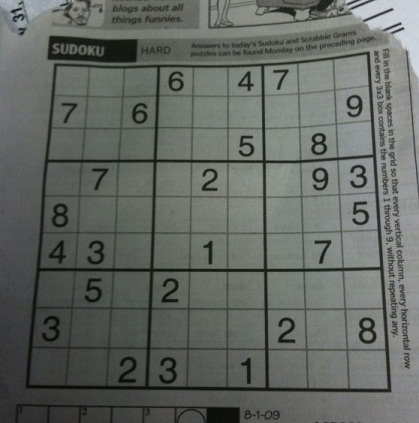
//> input picture sudoku/sudoku.jpg, 419 x 423 px
$ ./main   (built with g++ and OpenCV 4)
//> lines starting //> are read from the running program, lines starting //| are printed output that depends on the picture; after the words box and inside, x2 and y2 are one past the last pixel; in counts of white or black regions, pixels touching at a corner belong together
### sudoku/Util.h

#pragma once

#include "opencv2/opencv.hpp"
#include "opencv2/highgui/highgui.hpp"

cv::Mat processRawImage(cv::Mat imIn);

// press 'c' button to continue
void press(char c);

cv::Point findBoardCenter(cv::Mat imDilate);

void takeOutBoard(cv::Mat& imDilate, cv::Point center);

void drawLine(cv::Vec2f line, cv::Mat &img, cv::Scalar rgb = CV_RGB(0,0,255));

### sudoku/Util.cpp
#include "Util.h"


using namespace cv;

Mat processRawImage(Mat imIn)
{
	Mat out;

	// imshow("Gray image", imIn);

	Mat imBlur, outerBox;
   	GaussianBlur(imIn, imBlur, Size(11,11), 0);
   	// imshow("Blurred image", imBlur);

   	adaptiveThreshold(imBlur, outerBox, 255, ADAPTIVE_THRESH_MEAN_C, THRESH_BINARY_INV, 5, 2);
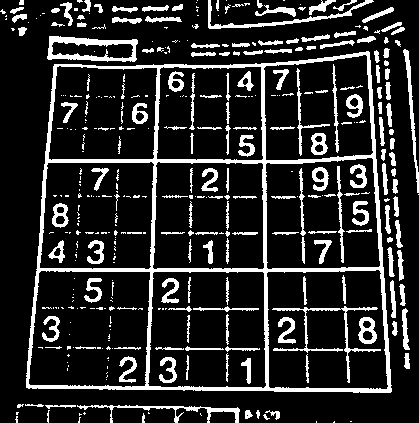
//> outerBox: 423 rows x 419 cols, CV_8UC1; 16.5% white; 389 white regions (212 under 20 px), largest, box (x1, y1, x2, y2) and area: (26, 51, 392, 393) 10109, (47, 36, 138, 62) 1011, (272, 306, 381, 383) 771
   	// imshow("Binary image", outerBox);


   	// Mat imDilate;
   	Mat kernel = (Mat_<uchar>(3,3) << 0,1,0,1,1,1,0,1,0);
    dilate(outerBox, out, kernel);
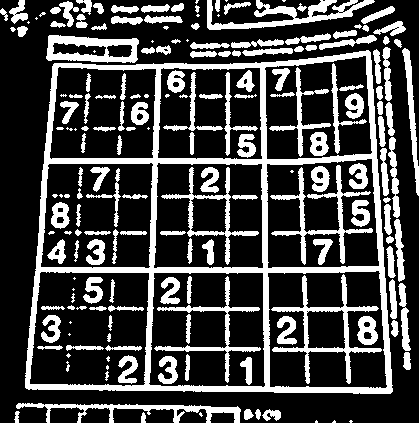
//> out: 423 rows x 419 cols, CV_8UC1; 27.2% white; 186 white regions (34 under 20 px), largest, box (x1, y1, x2, y2) and area: (25, 50, 393, 394) 15245, (271, 274, 382, 384) 1798, (207, 0, 375, 30) 1717

    return out;
}

Point findBoardCenter(Mat imDilate)
{
    Point center;

    int max=-1;


    for(int y = 0; y < imDilate.size().height; y++)
    {
        uchar *row = imDilate.ptr(y);
        for(int x = 0; x < imDilate.size().width; x++)
        {
            if(row[x]>=128)
            {

                 int area = floodFill(imDilate, Point(x,y), CV_RGB(0,0,64));

                 if(area > max)
                 {
                    center = Point(x,y);
                    max = area;
                 }
            }
        }

    }
//> this loop made 423 passes
//> (center, max) on passes 1 to 3: (Point(207, 0), 1602), (Point(207, 0), 1602), (Point(207, 0), 1602)
//> after the loop, max = 15245

    return center;
}

void takeOutBoard(Mat& imDilate, Point center)
{
	for(int y = 0; y < imDilate.size().height; y++)
    {
        uchar *row = imDilate.ptr(y);
        for(int x = 0; x < imDilate.size().width; x++)
        {
            if(row[x]==64 && x!=center.x && y!=center.y)
            {
                floodFill(imDilate, Point(x,y), CV_RGB(0,0,0));
            }
        }
    }
}

void drawLine(Vec2f line, Mat &img, Scalar rgb)
{
    if(line[1]!=0)
    {
        float m = -1/tan(line[1]);

        float c = line[0]/sin(line[1]);

        cv::line(img, Point(0, c), Point(img.size().width, m*img.size().width+c), rgb);
    }
    else
    {
        cv::line(img, Point(line[0], 0), Point(line[0], img.size().height), rgb);
    }

}


void press(char c)
{
   	while(waitKey(1) != c);
}

### sudoku/main.cpp
#include "Util.h"

#include "opencv2/opencv.hpp"
#include "opencv2/highgui/highgui.hpp"

// Following Tutorial:
// http://aishack.in/tutorials/sudoku-grabber-opencv-detection/

using namespace cv;

int main(int argc, char **argv)
{
	string imgFilename = "sudoku.jpg";
	Mat imG = imread(imgFilename, 0);

	Mat imDilate = processRawImage(imG);

    Point center = findBoardCenter(imDilate);
//> center = Point(366, 50)

    floodFill(imDilate, center, CV_RGB(255,255,255));
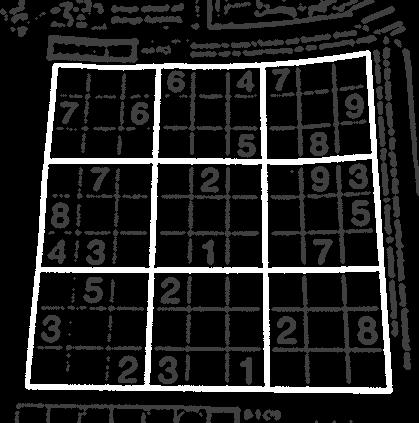
//> imDilate: 423 rows x 419 cols, CV_8UC1; min 0, max 255, mean 33.8

   	imshow("Hightlighted Boarders", imDilate); press('q');
//> the 'q' key is pressed

   	Mat outerBox = imDilate;
	takeOutBoard(outerBox, center);
//> after the loop in takeOutBoard, `for(int y = 0; y < imDilate.size().height; y++)`:
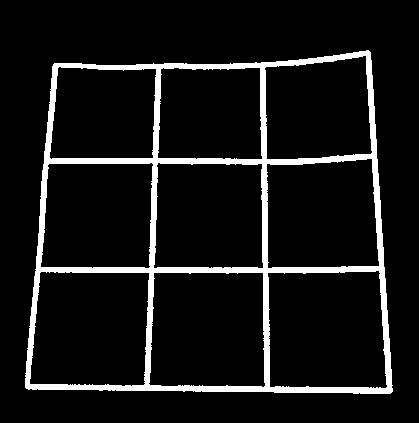
//> imDilate: 423 rows x 419 cols, CV_8UC1; 8.6% white; 1 white region, box (x1, y1, x2, y2) and area: (25, 50, 393, 394) 15245

   	imshow("Only Boarders", outerBox); press('q');
//> the Esc key is pressed
//> the Enter key is pressed

	vector<Vec2f> lines;
    HoughLines(outerBox, lines, 1, CV_PI/180, 200);
//> lines = 36 lines (rho, theta), first 12: [384, 1.59], [388, 1.57], [269, 1.57], [-362, 3.07], [-366, 3.09], [164, 1.55], [273, 1.55], [-262, 3.12], [159, 1.57], [265, 0], [159, 0.03], [61, 0.09]

	for(int i=0;i<lines.size();i++)
    {
        drawLine(lines[i], outerBox, CV_RGB(0,0,128));
    }
//> this loop made 36 passes
//> (m in drawLine, c in drawLine) on passes 1, 2, 3, 4, 5, 6, 7, 8, 9, 11, 12, 13: (0.0175, 384.1), (4.37e-08, 388), (4.37e-08, 269), (14.3, -5189.5), (19.08, -6993.3), (-0.0175, 164), (-0.0175, 273), (57.29, -15012.2), (4.37e-08, 159), (-28.64, 4555.9), (-11.43, 699.9), (-11.43, 676.9)
//> pass 1, `drawLine(lines[i], outerBox, CV_RGB(0,0,128));`:
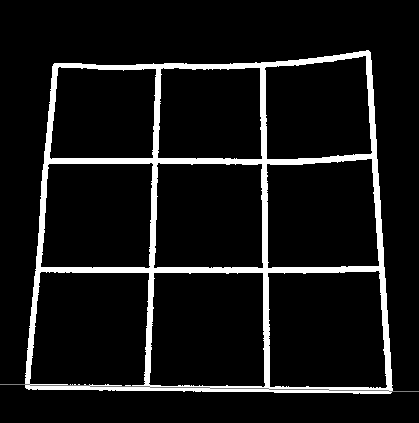
//> outerBox: 423 rows x 419 cols, CV_8UC1; 0.24% of pixels changed, all inside (x1, y1, x2, y2) = (0, 384, 419, 392)
//> pass 3, `drawLine(lines[i], outerBox, CV_RGB(0,0,128));`:
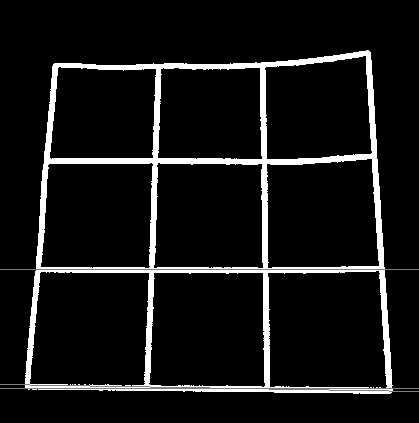
//> outerBox: 423 rows x 419 cols, CV_8UC1; min 0, max 255, mean 21.3
//> after the loop:
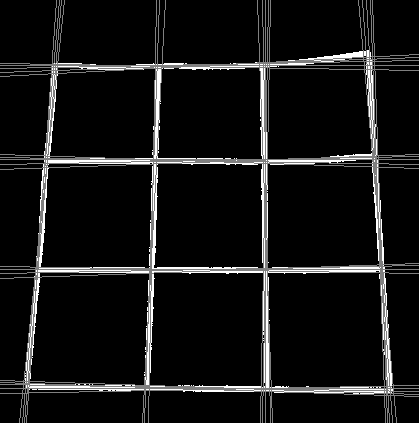
//> outerBox: 423 rows x 419 cols, CV_8UC1; 6.54% of pixels changed, all inside (x1, y1, x2, y2) = (0, 0, 419, 423)

   	imshow("Lines", outerBox); press('q');press('q');
//> the Esc key is pressed
//> the Enter key is pressed

   	return 0;
}
